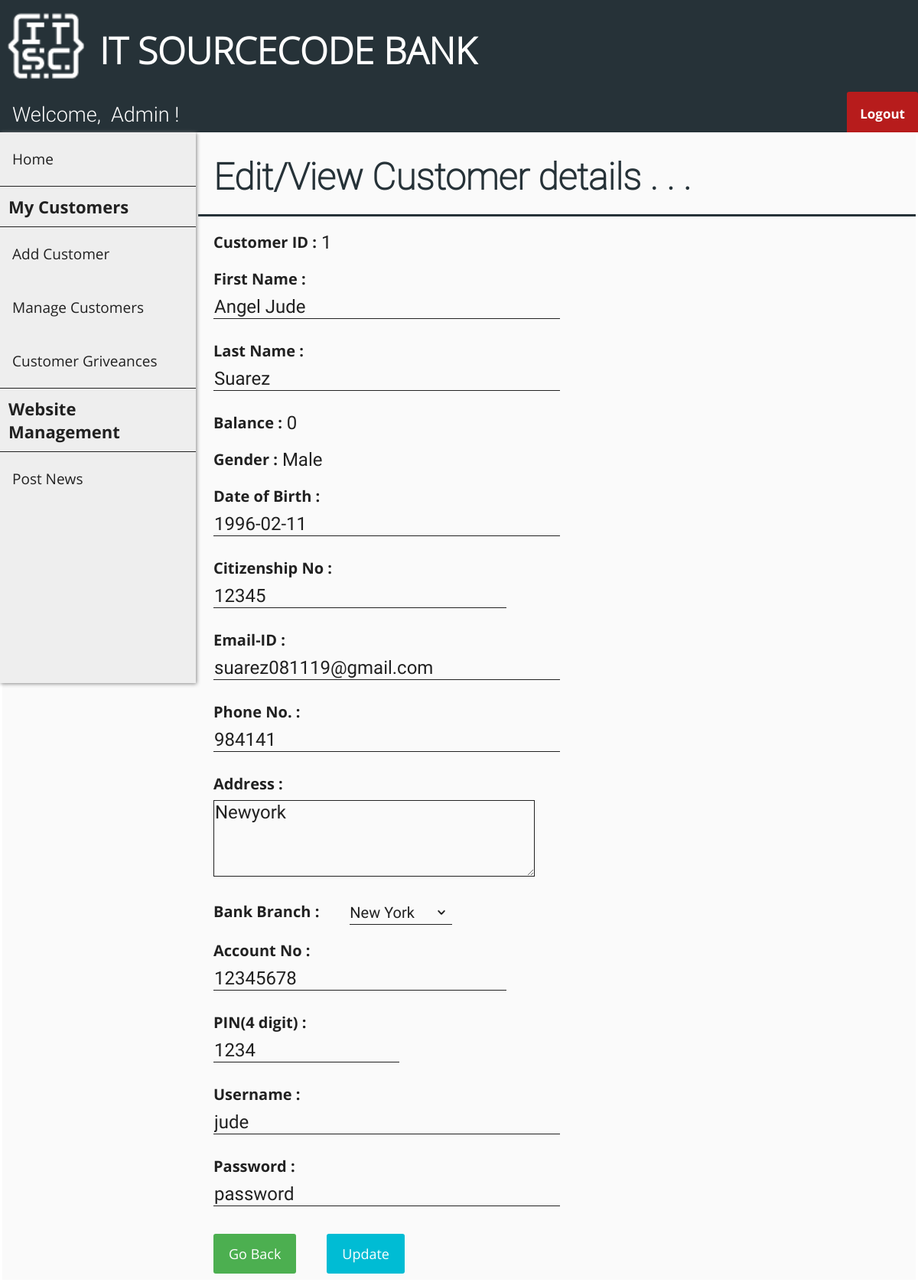
/net-banking/edit_customer.php?cust_id=1 (signed in), run on the app's committed database.
### tables this page shows
CREATE TABLE `customer` (
  `cust_id` int(11) NOT NULL,
  `first_name` varchar(30) DEFAULT NULL,
  `last_name` varchar(30) DEFAULT NULL,
  `gender` varchar(10) DEFAULT NULL,
  `dob` date DEFAULT NULL,
  `aadhar_no` int(11) DEFAULT NULL,
  `email` varchar(30) DEFAULT NULL,
  `phone_no` varchar(20) DEFAULT NULL,
  `address` varchar(255) DEFAULT NULL,
  `branch` varchar(30) DEFAULT NULL,
  `account_no` int(11) DEFAULT NULL,
  `pin` int(4) DEFAULT NULL,
  `uname` varchar(30) DEFAULT NULL,
  `pwd` varchar(30) DEFAULT NULL
);

### net-banking/edit_customer.php (the view, shortened to what this page needs)
<?php
    include "connect.php";
    include "header.php";
    include "user_navbar.php";
    include "admin_sidebar.php";
    $sql0 = "SELECT * FROM customer WHERE cust_id=".$_SESSION['cust_id'];
    $result0 = $conn->query($sql0);
    if ($result0->num_rows > 0) {
        while($row = $result0->fetch_assoc()) {
            $fname = $row["first_name"];
            $lname = $row["last_name"];
            $gender = $row["gender"];
            $dob = $row["dob"];
            $aadhar = $row["aadhar_no"];
            $email = $row["email"];
            $phno = $row["phone_no"];
            $address = $row["address"];
            $branch = $row["branch"];
            $acno = $row["account_no"];
            $pin = $row["pin"];
            $cus_uname = $row["uname"];
            $cus_pwd = $row["pwd"];
        }
    }
?>
<!DOCTYPE html>
<html>
<head>
    <link rel="stylesheet" href="customer_add_style.css">
</head>
<body>
    <form class="add_customer_form" action="./edit_customer_action.php" method="post">
        <div class="flex-container-form_header">
            <h1 id="form_header">Edit/View Customer details . . .</h1>
        </div>
        <div class="flex-container">
            <div class=container>
                <label>Customer ID : <label id="info_label"> <?php echo $_SESSION['cust_id'] ?> </label></label>
            </div>
        </div>
        <div class="flex-container">
            <div class=container>
                <label>First Name :</label><br>
                <input name="fname" size="30" type="text" value="<?php echo $fname ?>" required />
            </div>
            <div  class=container>
                <label>Last Name :</b></label><br>
                <input name="lname" size="30" type="text" value="<?php echo $lname ?>" required />
            </div>
        </div>
        <div class="flex-container">
            <div class=container>
                <label>Balance : <label id="info_label"> <?php echo number_format($balance) ?> </label></label>
            </div>
        </div>
        <div class="flex-container">
            <div class=container>
                <label>Gender :
                    <label id="info_label">
                    <?php
                        if ($gender == "male") {echo "Male";}
                        elseif ($gender == "female") {echo "Female";}
                        else {echo "Others";}
                    ?>
            </div>
        </div>
        <div class="flex-container">
            <div class=container>
                <label>Date of Birth :</label><br>
                <input name="dob" size="30" type="text" placeholder="yyyy-mm-dd" value="<?php echo $dob ?>" required />
            </div>
        </div>
        <div class="flex-container">
            <div class=container>
                <label>Citizenship No :</label><br>
                <input name="aadhar" size="25" type="text" value="<?php echo $aadhar ?>" required />
            </div>
        </div>
        <div class="flex-container">
            <div class=container>
                <label>Email-ID :</label><br>
                <input name="email" size="30" type="text" value="<?php echo $email ?>" required />
            </div>
            <div  class=container>
                <label>Phone No. :</b></label><br>
                <input name="phno" size="30" type="text" value="<?php echo $phno ?>" required />
            </div>
        </div>
        <div class="flex-container">
            <div class=container>
                <label>Address :</label><br>
                <textarea name="address" required /><?php echo $address ?></textarea>
            </div>
        </div>
        <div class="flex-container">
            <div class=container>
                <label>Bank Branch :</label>
            </div>
            <div  class=container>
                <select name="branch">
                    <option value="newyork" <?php if ($branch == 'newyork') {?> selected="selected" <?php }?>>New York</option>
                </select>
            </div>
        </div>
        <div class="flex-container">
            <div class=container>
                <label>Account No :</label><br>
                <input name="acno" size="25" type="text" value="<?php echo $acno ?>" required />
            </div>
        </div>
        <div class="flex-container">
            <div  class=container>
                <label>PIN(4 digit) :</b></label><br>
                <input name="pin" size="15" type="text" value="<?php echo $pin ?>" required />
            </div>
        </div>
        <div class="flex-container">
            <div class=container>
                <label>Username :</label><br>
                <input name="cus_uname" size="30" type="text" value="<?php echo $cus_uname ?>" required />
            </div>
            <div  class=container>
                <label>Password :</b></label><br>
                <input name="cus_pwd" size="30" type="text" value="<?php echo $cus_pwd ?>" required />
            </div>
        </div>
        <div class="flex-container">
            <div class="container">
                <a href="./manage_customers.php" class="button">Go Back</a>
            </div>
            <div class="container">
                <button type="submit">Update</button>
            </div>
        </div>
    </form>
</body>
</html>

### net-banking/header_style.css (style rules this page uses)
body { margin: 0; padding: 0; background-color: #FAFAFA; }
h1 { font-family: OpenSans-Light; color: white; font-size: 3rem; line-height: 3rem; margin-top: calc((1.5rem - 2rem) + 2.5rem); margin-bottom: 1.5rem; }

### net-banking/customer_add_style.css (style rules this page uses)
.flex-container { display: -webkit-flex; display: flex; margin-left: 256px; width: auto; height: auto; -webkit-flex-wrap: wrap; flex-wrap: wrap; background-color: #FAFAFA; }
.flex-container-form_header { display: -webkit-flex; display: flex; margin-left: 256px; width: auto; height: auto; background-color: #FAFAFA; border-bottom: 3px solid #263238; }
h1[id="form_header"] { margin-left: 20px; font-family: Roboto-Thin; color: #263238; }
form { border: 3px solid white; width: inherit; margin-left: 0px; }
label { display: block; float: left; color: #212121; font-family: OpenSans-Bold; font-size: 20px; }
label[id="info_label"] { display: block; float: right; margin-left: 6px; font-family: Roboto-Regular; color: #212121; font-size: 24px; }
input[type=text], input[type=password] { font-family: Roboto-Regular; color: #212121; font-size: 24px; width: auto; margin: 8px 0; padding: 1px 1px; border: 0; border-bottom: 1px solid #212121; box-sizing: border-box; background-color: transparent; }
.container { margin-top: 20px; margin-left: 20px; margin-right: 20px; float: left; display: inline-block; }
textarea { font-family: Roboto-Regular; color: #212121; font-size: 24px; height: 100px; width:35vw; max-width: 720px; min-width: 240px; margin: 8px 0; padding: 1px 1px; border: 0; border: 1px solid #212121; box-sizing: border-box; background-color: transparent; }
select { font-family: Roboto-Regular; color: #212121; font-size: 20px; background: url("images/down_arrow.png") 96% / 15% no-repeat #eee; -webkit-appearance: none; -moz-appearance: none; background-color: transparent; width: 130%; padding: 4px 0; border: none; border-bottom: 1px solid #212121; }
button { font-family: OpenSans-Regular; font-size: 18px; background-color: #00BCD4; color: white; padding: 14px 20px; margin: 8px 0; border: none; cursor: pointer; width: 100%; border-radius: 3px; }
.button { background-color: #4CAF50; border: none; color: white; font-family: OpenSans-Regular; font-size: 18px; padding: 14px 20px; margin: 8px 0; text-align: center; text-decoration: none; display: inline-block; border-radius: 3px; cursor: pointer; }

### data on the page
customer: fname "Angel Jude", lname "Suarez", dob "1996-02-11", aadhar "12345", email "suarez081119@gmail.com", phno "984141", address "Newyork", branch "New York", acno "12345678", pin "1234", cus_uname "jude", cus_pwd "password"

### other printed values
$_SESSION['cust_id'] "1"
$balance "0"
